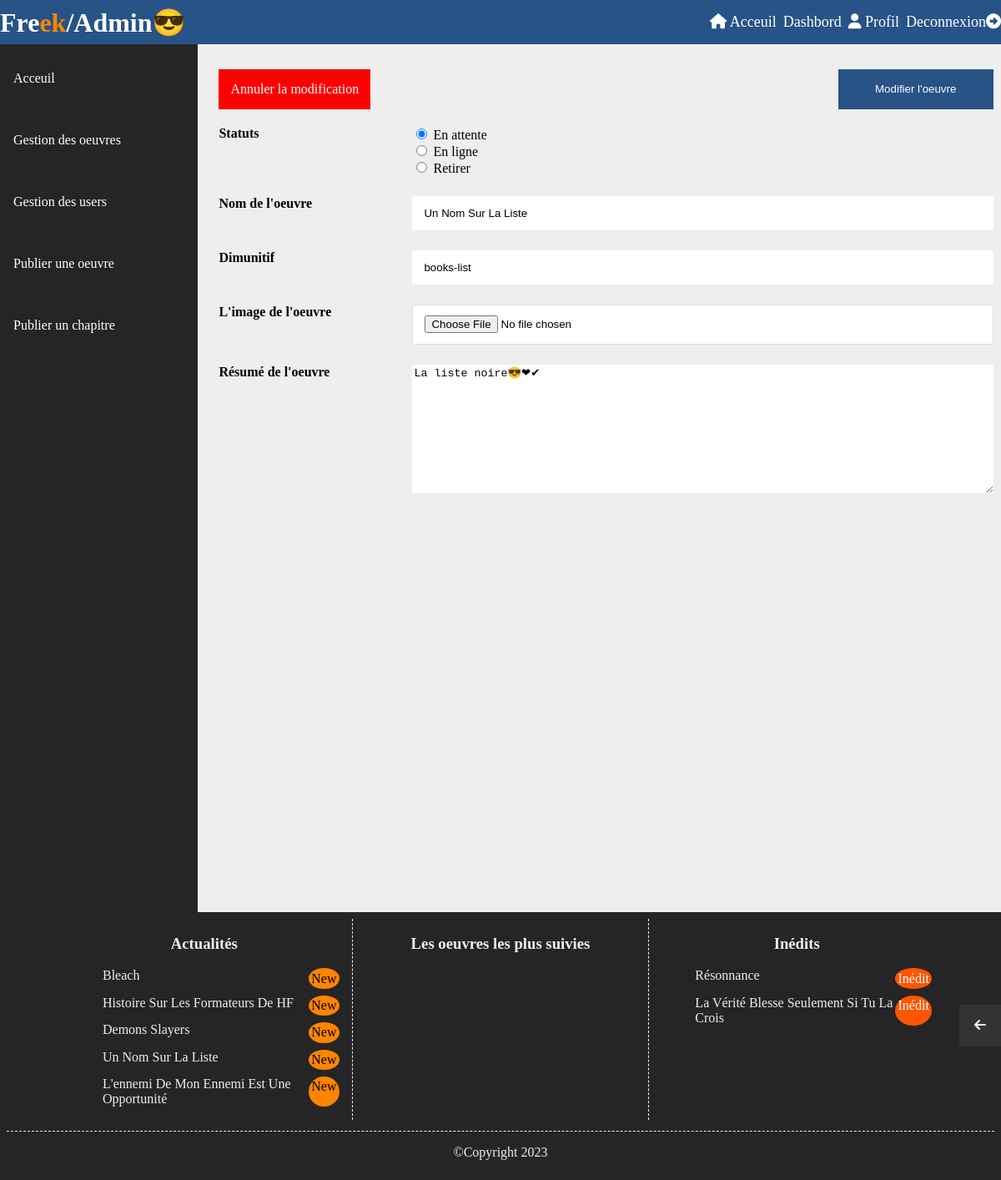
The page /book-controller/books-list/view-update-book (signed in) on the database its author committed.
### tables this page shows
CREATE TABLE `books` (
  `book_id` varchar(255) NOT NULL,
  `book_name` varchar(255) NOT NULL,
  `book_image` varchar(255) NOT NULL,
  `book_description` longtext NOT NULL,
  `book_status` enum('En ligne','En attente','Retirer') NOT NULL,
  `user_id` int(11) NOT NULL,
  `created_at` timestamp NOT NULL
);

### App/Controllers/BookController.php (called while the page is built, shortened)
<?php
require "../App/Models/BookModel.php";
class BookController {
    public function verifyAllDescLigne() {
        $this->bookmodel = new BookModel();
        $array = $this->bookmodel->verifyAllDescLigne();
        return $array;
    }
    public function verifyAllDescAttente() {
        $this->bookmodel = new BookModel();
        $array = $this->bookmodel->verifyAllDescAttente();
        return $array;
    }
    public function verifyUrlAll() {
        $url = $_SERVER["QUERY_STRING"];
        preg_match("/\/(?<bookname>[a-zA-Z-\-]+)\//i", $url, $matches);
        $bookname = $matches["bookname"];
        $this->bookmodel = new BookModel();
        $array = $this->bookmodel->verify($bookname);
        if(count($array)>0) {
            return $array;
        } else {
            header("Location: /receive/error404");
            exit();
        }
    }
    public function viewUpdateBook() {
        $array = $this->verifyUrlAll();
        $text = $array[0]["book_description"];
        $text = preg_replace("/\<br\s\/\>/", "", $text);
        $array2 = $this->verifyAllDescLigne();
        $array4 = $this->verifyAllDescAttente();
        require_once("../App/Views/Admin/update-book.php");
    }
}

### public/index.php (called while the page is built, shortened)
<?php
$url = $_SERVER["QUERY_STRING"];
$router = new Router();
$router->add('', ['controller' => 'BookController', 'action' => 'viewHome']);
$router->add("{controller}/{action}");
$router->add("admin/{controller}/{action}");
$router->add("admin/{controller}/{id:\d+}/{action}");
$router->add("{controller}/{id:\d+}/{action}");
$router->add("{controller}/{bookname}/{action}");
$router->add("{controller}/{name:[a-zA-Z-\-]+\d+}/{action}");
$router->add("{controller}/{id:\d+}/{books}/{action}");
$router->dispatch($url);
?>

### App/Models/bookmodel.php (called while the page is built, shortened)
<?php
class Bookmodel extends Connexion {
    public function verify($ref_book) {
        $this->ref_book = $ref_book;
        $conn = $this->connect();
        $sql = "SELECT * FROM `freek`.books WHERE book_id = ?;";
        $stmt = $conn->prepare($sql);
        $stmt->execute([$this->ref_book]);
        $result = $stmt->fetchAll();
        return $result;
    }
    public function verifyAllDescLigne() {
        $conn = $this->connect();
        $sql = "SELECT * FROM `freek`.books WHERE book_status = 'En ligne' ORDER BY created_at DESC LIMIT 5";
        $stmt = $conn->query($sql);
        $result = $stmt->fetchAll();
        return $result;
    }
    public function verifyAllDescAttente() {
        $conn = $this->connect();
        $sql = "SELECT * FROM `freek`.books WHERE book_status = 'En attente' ORDER BY created_at DESC LIMIT 5";
        $stmt = $conn->query($sql);
        $result = $stmt->fetchAll();
        return $result;
    }
}
?>

### App/Views/Admin/update-book.php (the view, shortened to what this page needs)
<?php
    require "header.php";
?>
<?php if(isset($_SESSION["user_role"]) && $_SESSION["user_role"] == 0): ?>
<main>
    <div class="bloc-div flex">
            <nav class="bloc-task">
                <ul>
                    <li><a href="/admin/book-controller/view-dashbord">Acceuil</a></li>
                    <li><a href="/admin/book-controller/redirection">Gestion des oeuvres</a></li>
                    <li><a href="/admin/book-controller/view-gestion-users">Gestion des users</a></li>
                    <li><a href="/admin/book-controller/create-book-admin">Publier une oeuvre</a></li>
                    <li><a href="/admin/book-controller/create-chapter-admin">Publier un chapitre</a></li>
                </ul>
            </nav>
        <div class="data flex">
            <form class="basis" action="/update-book-controller/update-book" method="post" enctype="multipart/form-data">
            <div class="flex button">
                <a href="/book-controller/redirection">Annuler la modification</a>
                <button type="submit" name="validate">Modifier l'oeuvre</button>
            </div>
            <div class="flex radio">
                <div>Statuts</div>
                <div class="flex_radio">
                    <div>
                        <input type="radio" id="attente" name="status" value="En attente" checked>
                        <label for="attente">En attente</label>
                    </div>
                    <div>
                        <input type="radio" id="ligne" name="status" value="En ligne">
                        <label for="ligne">En ligne</label>
                    </div>
                    <div>
                        <input type="radio" id="retirer" name="status" value="Retirer">
                        <label for="retirer">Retirer</label>
                    </div>
                </div>
            </div>
            <div class="label flex">
                <label for="name">Nom de l'oeuvre</label>
                <input type="text" id="name" name="name_book" placeholder="Nom de l'oeuvre" value ="<?= $array[0]["book_name"] ?>">
            </div>
            <div class="label flex">
                <label for="reference">Dimunitif</label>
                <input type="text" name="ref_book" placeholder="comics/book/mangas-MHA" value ="<?= $array[0]["book_id"] ?>">
            </div>
            <div class="label flex">
                <label for="img">L'image de l'oeuvre</label>
                <input type="file" id="img" name="image_book" required>
            </div>
            <div class="label flex">
                <label for="description">Résumé de l'oeuvre</label>
                <textarea name="desc_book" id="description" cols="30" rows="10" placeholder="Description de l'oeuvre"><?= $text ?></textarea>
            </div>
           </form>
        </div>
    </div>
    <button class="click_button"><i class="fa fa-arrow-left"></i></a></button>
</main>
<?php
    require "footer.php";
?>
<?php else: ?>
<?php header("Location:/receive/page-error"); ?>
<?php endif; ?>

### App/Views/Admin/footer.php (shortened to what this page needs)
<footer>
    <div class="flex">
        <section>
            <h3>Actualités</h3>
            <ul class="flex flex-ul">
                <?php foreach($array2 as $key => $values) : ?>
                        <li><?= $values["book_name"] ?> <span class="span">New</span></li>
                <?php endforeach; ?>
            </ul>
        </section>
        <section>
            <h3>Les oeuvres les plus suivies</h3>
        </section>
        <section>
            <h3>Inédits</h3>
            <ul class="flex flex-ul">
                <?php foreach($array4 as $key => $values) : ?>
                        <li><?= $values["book_name"] ?> <span class="inedit">Inédit</span></li>
                <?php endforeach; ?>
            </ul>
        </section>
    </div>
    <p>&copy;Copyright 2023</p>
</footer>
</body>
</html>

### public/ressources/css/styles.css (style rules this page uses)
*, *::before, *::after { box-sizing: border-box; }
html { scroll-behavior: smooth; }
:root { --reddark-: rgb(107, 9, 9); --blnuitcl-: #275387; --rgb-blue-: rgb(83, 114, 218); --orange-: rgb(255, 132, 0); --orangepur-: #f50; --red-: red; --redclair-: rgb(223, 49, 49); --green-: green; --rgb-green-: rgb(49, 112, 49); --rgba-dark-: rgba(0, 0, 0, 0.4); --gray-: rgb(175, 172, 172); --clair-: rgba(204, 240, 231, 0.87); --clr-dark: 3 3 17; --bgc-rgb-: rgb(37, 37, 37); --fefefe-: #fefefe; --ccc-: #ccc; --ddd-: #ddd; --dd_d-: rgb(183, 179, 179); --c33-: #333; --eee-: #eee; --white-: white; --black-: black; --rgb-beige-: rgb(207, 205, 194); --px5-: 5px; --px10-: 10px; --px12-: 12px; --px14-: 14px; --px15-: 15px; --px16-: 16px; --px18-: 18px; --px20-: 20px; --px-20-: -20px; --px25-: 25px; --px35-: 35px; --px30-: 30px; --px40-: 40px; --px50-: 50px; --px55-: 55px; --px80-: 80px; --px100-: 100px; --pd_2-: .2em; --pd_3-: .3em; --pd_5-: .5em; --pd_8-: .8em; --pd1-: 1em; --rem8-: .8rem; --rem1-: 1rem; --rem3-: 1.3rem; --rem1_5-: 1.5rem; --rem2-: 2rem; --rem4-: 4rem; }
body { margin: 0; font-family: atiti, serif; background-color: var(--eee-); }
.flex { display: flex; }
.top, .click_button { position: fixed; right: 0; justify-content: center; align-items: center; background-color: var(--c33-); aspect-ratio: 1; width: 50px; }
.click_button { bottom: 160px; border: none; color: var(--white-); font-size: var(--px16-); cursor: pointer; }
a { text-decoration: none; color: var(--white-); }
.form>input, .label>input, .label>select, .form>.password>input { outline: none; border: none; border-radius: var(--pd_2-); }
.form>input, .form>button, .label>input, .label>select, .form>.password>input { padding: var(--rem8-) var(--px14-); }
.article>div, .comments>form>textarea, .comments>form>button, .label>textarea { border-radius: var(--pd_2-); }
.comments>form>textarea, .label>textarea { border: none; width: 100%; outline: none; }
.bloc-div { gap: 1em; position: relative; }
.bloc-task { background-color: var(--bgc-rgb-); flex-basis: 20%; height: 130vh; }
.bloc-task, .bloc-task>ul>li { padding: var(--pd_5-); }
.bloc-task>ul { padding: 0; }
.bloc-task>ul>li:not(:first-child) { margin-top: var(--px40-); }
.data { flex-basis: 80%; flex-wrap: wrap; justify-content: center; margin-block: var(--px30-); }
.remove>div>form>button:last-child, .button>a { border: none; background-color: var(--red-); border: 2px solid var(--red-); }
.put>div>form>button:last-child, .button>button:last-child { border: none; background-color: var(--blnuitcl-); border: 2px solid var(--blnuitcl-); }
.data>.basis, .data>form:nth-of-type(2) { flex-basis: 98%; }
.button { justify-content: space-between; margin-bottom: var(--rem3-); }
.button>button:last-child { flex-basis: 20%; }
.button>a, .button>button:last-child { padding: var(--rem8-) var(--px12-); color: var(--white-); }
.label { flex-basis: 100%; }
.radio>div:nth-of-type(1), .label { font-weight: bold; }
.label:not(:first-child) { margin-top: var(--rem1_5-); }
.radio>div:nth-of-type(1), .label>label { flex-basis: 25%; }
.radio>.flex_radio, .label>input, .label>select, .label>textarea { flex-basis: 75%; }
.label>input[type="file"] { border: 1px solid var(--ddd-); background-color: var(--white-); }
footer { color: var(--eee-); background-color: var(--bgc-rgb-); padding: var(--pd_5-); }
footer>div { justify-content:center; border-bottom: 1px dashed var(--eee-); }
footer>div>section { flex-basis: 30%; margin-bottom: var(--rem8-); }
.flex-ul { justify-content: center; align-items: center; flex-wrap: wrap; gap: .5em 0; }
.flex-ul>li { flex-basis: 90%; display: flex; justify-content: space-between; }
.flex-ul>li>.span, .flex-ul>li>.inedit, .flex-ul>li>.follow { padding: var(--pd_2-); }
.flex-ul>li>.span, .flex-ul>li>.inedit { border-radius: 50%; }
.flex-ul>li>.inedit { background-color: var(--orangepur-); color: var(--white-); }
.flex-ul>li>.span { background-color: var(--orange-); color: var(--black-); }
footer>div>section:nth-of-type(2) { border-inline: 1px dashed var(--eee-); }
footer>div>section>h3 { text-align: center; }
footer>p { flex-basis: 100%; text-align: center; }

### rows shown on the page
books: name_book "Un Nom Sur La Liste", ref_book "books-list", desc_book "La liste noire😎❤✔", book_name "Un Nom Sur La Liste"
books: book_name "Bleach"
books: book_name "Histoire Sur Les Formateurs De HF"
books: book_name "Demons Slayers"
books: book_name "L'ennemi De Mon Ennemi Est Une Opportunité"
books: book_name "Résonnance"
books: book_name "La Vérité Blesse Seulement Si Tu La Crois"
